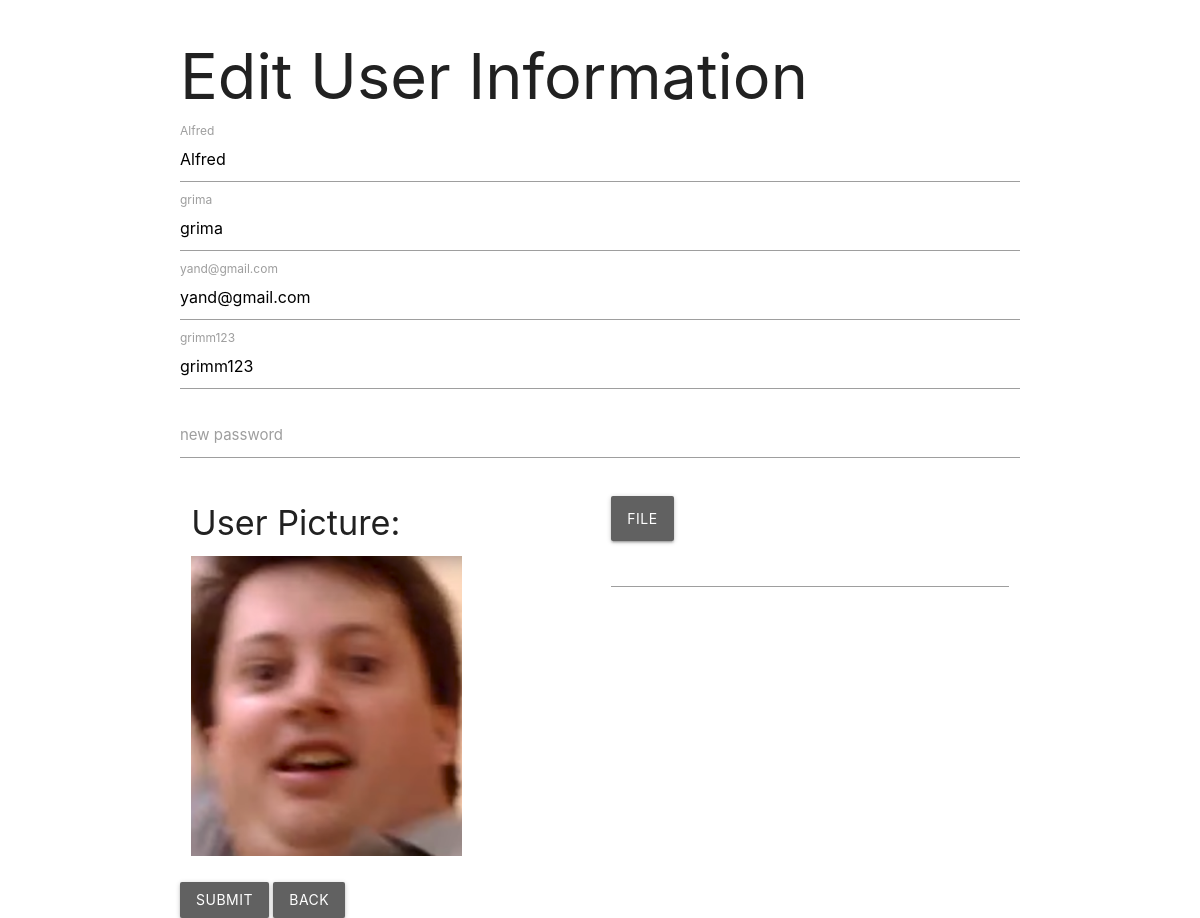
Page /editUser.php (signed in) on the committed database.
### tables this page shows
CREATE TABLE `users` (
  `id` int(11) NOT NULL,
  `name` varchar(50) NOT NULL,
  `surname` varchar(50) NOT NULL,
  `email` varchar(100) NOT NULL,
  `username` varchar(50) NOT NULL,
  `password` varchar(255) NOT NULL,
  `isAdmin` int(1) NOT NULL DEFAULT '0'
);

CREATE TABLE `images` (
  `user_id` int(4) NOT NULL,
  `image` varchar(255) NOT NULL
);

### editUser.php (the view, shortened to what this page needs)
<?php
if(isset($_SESSION['username'])){
    $username = $_SESSION['username'];
    $userImage = "";
    $row = "";
    ?>
    <!DOCTYPE html>
    <html lang="en">
    <head>
        <link rel="stylesheet" href="./style/Materialize/css/sass/materialize.css">
        <link rel="stylesheet" href="./style/main.css">
    </head>
    <body>
        <div class="container">
            <h1>Edit User Information</h1>
            <?php
            require('connect.php');
            if($conn){
                $queryGetUser = "SELECT * FROM users WHERE username='$username'";
                $resUser = mysqli_query($conn, $queryGetUser) or die("Error looking in DB");
                $row = mysqli_fetch_array($resUser);
                $userId = $row['id'];
                $queryGetImage = "SELECT image FROM images WHERE user_id='$userId'";
                $resImage = mysqli_query($conn, $queryGetImage) or die("failed to get image");
                $tempRow = mysqli_fetch_array($resImage);
                $userImage = $tempRow['image'];
            }
            ?>
            <form action="editUser.php" method="post" enctype="multipart/form-data">
                <div class="input-field">
                    <input  id="first_name" type="text" name="first_name" value="<?php echo $row['name']; ?>">
                    <label for="first_name"><?php echo $row['name']; ?></label>
                </div>
                <div class="input-field">
                    <input  id="last_name" type="text" name="last_name" value="<?php echo $row['surname']; ?>">
                    <label for="last_name"><?php echo $row['surname']; ?></label>
                </div>
                <div class="input-field">
                    <input  id="email" type="text" name="email" value="<?php echo $row['email']; ?>">
                    <label for="email"><?php echo $row['email']; ?></label>
                </div>
                <div class="input-field">
                    <input  id="username" type="text" name="username" value="<?php echo $row['username']; ?>">
                    <label for="username"><?php echo $row['username']; ?></label>
                </div>
                <div class="input-field">
                    <input  id="password" type="password" name="password">
                    <label for="password">new password</label>
                </div>
                <div class="input-field">
                    <div class="row">
                        <div class="col s12 m6">
                            <h4>User Picture:</h4>
                            <img src="<?php if($userImage == ""){echo "./images/image-not-available.jpg";}else{echo $userImage;}; ?>" alt="userImage" class="userImage">
                        </div>
                        <div class="col s12 m6">
                            <div class="file-field input-field">
                                <div class="btn">
                                    <span>File</span>
                                </div>
                                <div class="file-path wrapper">
                                    <input type="text" class="file-path">
                                </div>
                            </div>
                        </div>
                    </div>
                </div>
                <button class="waves-effect btn" name="btn_input_data">Submit</button>
                <button class="waves-effect btn" name="btn_back">Back</button>
            </form>
        </div>
    </body>
    </html>
    <?php
}else{
    header("Location: index.php");
}
?>

### style/main.css (style rules this page uses)
.userImage { max-width: 300px; max-height: 300px; }

### rows in the picture
users: first_name "Alfred", name "Alfred", last_name "grima", surname "grima", email "yand@gmail.com", username "grimm123"
images: image (picture)
